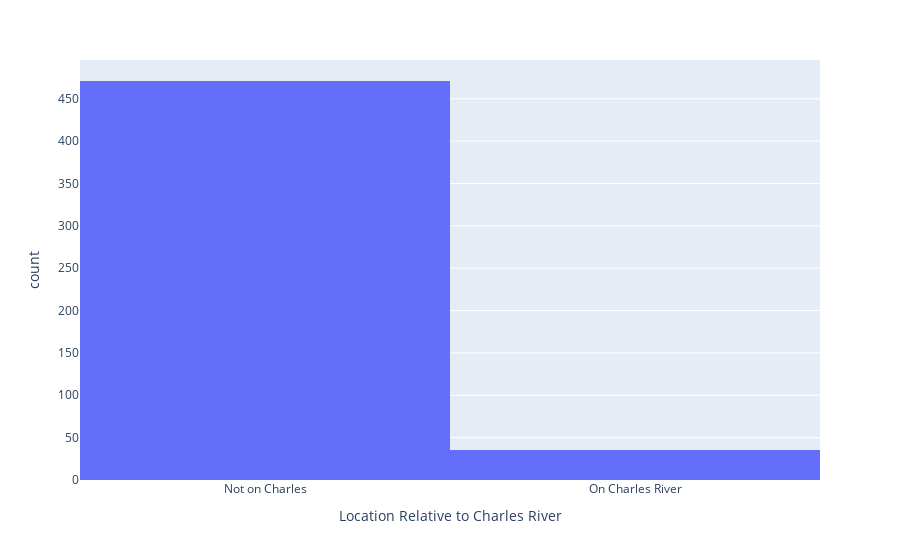

Notebook cell for this chart:
### Markdown cell above
## Note

It is important to note that the CHAS is highly imbalanced. See calucations and bar plot below. Bootstrap sampling is used to address this imbalance. See code below.

### Code cell
import plotly.express as px
fig = px.histogram(houses, x="CHAS", labels={"CHAS": "Location Relative to Charles River"})
fig.update_layout(
    xaxis = dict(
        tickmode = 'array',
        tickvals = [0, 1],
        ticktext = ['Not on Charles', 'On Charles River']
    )
)
fig.show()

### Figure 1 — Plotly figure (JSON) as saved in the notebook; plotly's stock layout.template omitted (floating-point values rounded to 4 significant figures; data arrays with more than 128 entries replaced by an {"elided": "..."} marker saying what was removed)
{"data": [{"alignmentgroup": "True", "bingroup": "x", "hovertemplate": "Location Relative to Charles River=%{x}<br>count=%{y}<extra></extra>", "legendgroup": "", "marker": {"color": "#636efa", "pattern": {"shape": ""}}, "name": "", "offsetgroup": "", "orientation": "v", "showlegend": false, "type": "histogram", "x": {"elided": "506 int values"}, "xaxis": "x", "yaxis": "y"}], "layout": {"barmode": "relative", "legend": {"tracegroupgap": 0}, "margin": {"t": 60}, "xaxis": {"anchor": "y", "domain": [0, 1], "tickmode": "array", "ticktext": ["Not on Charles", "On Charles River"], "tickvals": [0, 1], "title": {"text": "Location Relative to Charles River"}}, "yaxis": {"anchor": "x", "domain": [0, 1], "title": {"text": "count"}}}}
